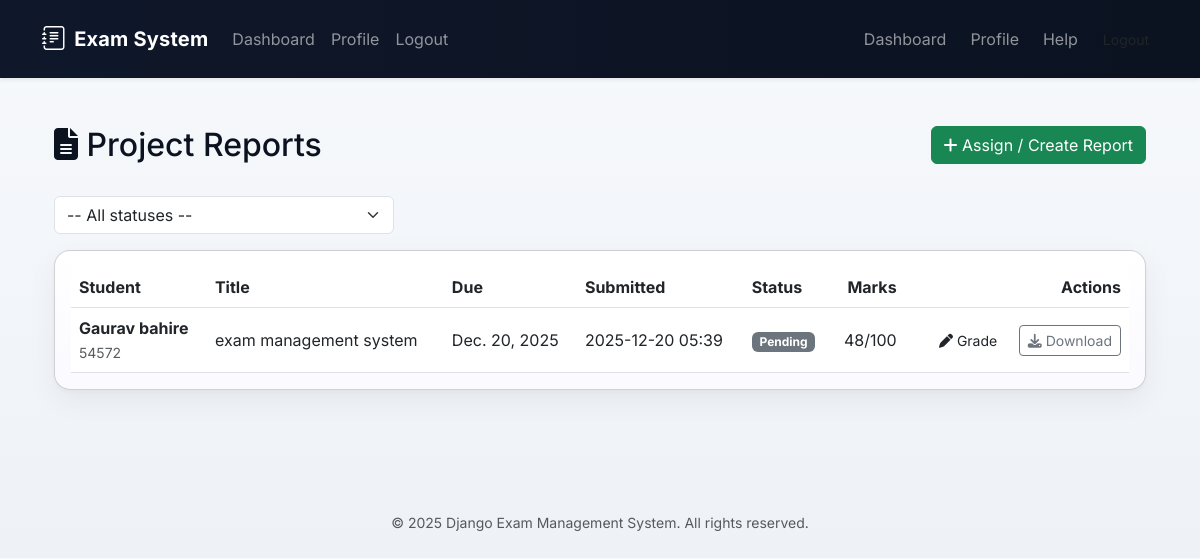
Screenshot of /reports/admin/projects/ (signed in) with the database file from the repository.
### apps/reports/models.py (models this page shows, shortened)
class ProjectReport(models.Model):
    STATUS_CHOICES = (
        ('pending', 'Pending Submission'),
        ('submitted', 'Submitted'),
        ('graded', 'Graded'),
        ('late', 'Late Submission'),
    )
    student = models.ForeignKey(
        StudentProfile,
        on_delete=models.CASCADE,
        related_name='project_reports'
    )
    title = models.CharField(max_length=300)
    description = models.TextField()
    file = models.FileField(
        upload_to='project_reports/',
        validators=[FileExtensionValidator(
            allowed_extensions=['pdf', 'doc', 'docx', 'zip', 'rar']
        )]
    )
    submission_date = models.DateTimeField(auto_now_add=True)
    due_date = models.DateField()
    marks_obtained = models.IntegerField(null=True, blank=True)
    total_marks = models.IntegerField(default=100)
    status = models.CharField(max_length=20, choices=STATUS_CHOICES, default='pending')
    feedback = models.TextField(blank=True)
    created_at = models.DateTimeField(auto_now_add=True)
    updated_at = models.DateTimeField(auto_now=True)
    class Meta:
        ordering = ['-submission_date']
        indexes = [
            models.Index(fields=['student', 'status']),
        ]

### apps/accounts/models.py (models this page shows, shortened)
class StudentProfile(models.Model):
    user = models.OneToOneField(
        User,
        on_delete=models.CASCADE,
        related_name='student_profile'
    )
    enrollment_number = models.CharField(
        max_length=50,
        unique=True,
        db_index=True
    )
    department = models.CharField(max_length=100)
    semester = models.IntegerField(choices=[(i, str(i)) for i in range(1, 9)])
    profile_picture = models.ImageField(
        upload_to='student_profiles/',
        blank=True,
        null=True
    )
    date_of_birth = models.DateField(blank=True, null=True)
    address = models.TextField(blank=True)
    is_active = models.BooleanField(default=True)
    created_at = models.DateTimeField(auto_now_add=True)
    updated_at = models.DateTimeField(auto_now=True)
    class Meta:
        ordering = ['enrollment_number']
        indexes = [
            models.Index(fields=['enrollment_number']),
            models.Index(fields=['department']),
        ]

class User(AbstractUser):
    ROLE_CHOICES = (
        ('admin', 'Admin'),
        ('student', 'Student'),
    )
    role = models.CharField(
        max_length=10,
        choices=ROLE_CHOICES,
        default='student'
    )
    phone_number = models.CharField(max_length=15, blank=True, null=True)
    created_at = models.DateTimeField(auto_now_add=True)
    updated_at = models.DateTimeField(auto_now=True)
    class Meta:
        ordering = ['-created_at']
        indexes = [
            models.Index(fields=['email']),
            models.Index(fields=['role']),
        ]
    @property
    def is_admin_user(self):
        return self.role == 'admin'

### apps/reports/views.py (the view)
# urls.py: path('admin/projects/', views.project_report_list, name='project_report_list'),
@login_required
def project_report_list(request):
    if not request.user.is_admin_user:
        messages.error(request, 'Access denied.')
        return redirect('dashboard')
    reports = ProjectReport.objects.all()
    status_filter = request.GET.get('status')
    if status_filter:
        reports = reports.filter(status=status_filter)
    context = {
        'reports': reports,
    }
    return render(request, 'reports/admin/project_report_list.html', context)

### templates/reports/admin/project_report_list.html (shortened to what this page needs)
{% extends 'base.html' %}
{% load static %}
{% block content %}
<div class="container">
    <div class="row mb-4">
        <div class="col-md-8">
            <h2><i class="fas fa-file-alt"></i> Project Reports</h2>
        </div>
        <div class="col-md-4 text-end">
            <a href="{% url 'reports:project_report_create' %}" class="btn btn-success">
                <i class="fas fa-plus"></i> Assign / Create Report
            </a>
        </div>
    </div>
    <div class="row mb-3">
        <div class="col-md-4">
            <form method="get" class="d-flex">
                <select class="form-select me-2" name="status" onchange="this.form.submit()">
                    <option value="">-- All statuses --</option>
                </select>
            </form>
        </div>
    </div>
    <div class="row">
        <div class="col-md-12">
            {% if reports.exists %}
                <div class="card card-3d p-3">
                    <div class="table-responsive">
                        <table class="table table-hover align-middle mb-0">
                            <thead>
                                <tr>
                                    <th>Student</th>
                                    <th>Title</th>
                                    <th>Due</th>
                                    <th>Submitted</th>
                                    <th>Status</th>
                                    <th class="text-end">Marks</th>
                                    <th class="text-end">Actions</th>
                                </tr>
                            </thead>
                            <tbody>
                                {% for report in reports %}
                                    <tr>
                                        <td>
                                            <strong>{{ report.student.user.get_full_name }}</strong><br>
                                            <small class="text-muted">{{ report.student.enrollment_number }}</small>
                                        </td>
                                        <td>{{ report.title }}</td>
                                        <td>{{ report.due_date }}</td>
                                        <td>{{ report.submission_date|date:"Y-m-d H:i" }}</td>
                                        <td>
                                            {% if report.status == 'pending' %}
                                                <span class="badge bg-secondary">Pending</span>
                                            {% elif report.status == 'submitted' %}
                                                <span class="badge bg-info">Submitted</span>
                                            {% elif report.status == 'graded' %}
                                                <span class="badge bg-success">Graded</span>
                                            {% elif report.status == 'late' %}
                                                <span class="badge bg-danger">Late</span>
                                            {% endif %}
                                        </td>
                                        <td class="text-end">
                                            {% if report.marks_obtained is not None %}
                                                {{ report.marks_obtained }}/{{ report.total_marks }}
                                            {% else %}
                                                <span class="text-muted">—</span>
                                            {% endif %}
                                        </td>
                                        <td class="text-end">
                                            <a href="{% url 'reports:project_report_grade' report.id %}" class="btn btn-3d btn-sm">
                                                <i class="fas fa-pen"></i> Grade
                                            </a>
                                            {% if report.file %}
                                                <a href="{{ report.file.url }}" class="btn btn-outline-secondary btn-sm ms-2" target="_blank">
                                                    <i class="fas fa-download"></i> Download
                                                </a>
                                            {% endif %}
                                        </td>
                                    </tr>
                                {% endfor %}
                            </tbody>
                        </table>
                    </div>
                </div>
            {% else %}
                <div class="alert alert-info">
                    <i class="fas fa-info-circle"></i> No project reports found.
                </div>
            {% endif %}
        </div>
    </div>
</div>
{% endblock %}

### static/css/theme.css (style rules this page uses)
:root { --bs-primary:#0d6efd; --accent:#6c7ae0; --accent-2:#34d399; --bg-1: #0f172a; --bg-2: #0b1220; --card-bg: #ffffff; --muted: #6c757d; --glass: rgba(255,255,255,0.06); }
body { background: linear-gradient(180deg, #f7f9fc 0%, #eef2f7 100%); font-family: Inter, system-ui, -apple-system, 'Segoe UI', Roboto, 'Helvetica Neue', Arial, sans-serif; color: #0b1220; }
.card { border-radius:16px; background:linear-gradient(180deg, rgba(255,255,255,0.98), rgba(250,250,255,0.98)); box-shadow: 0 10px 30px rgba(8,15,33,0.06), 0 2px 6px rgba(8,15,33,0.04); transition: transform 280ms cubic-bezier(.2,.9,.2,1), box-shadow 280ms; }
.card-3d { transform-style: preserve-3d; perspective: 900px; will-change: transform; }
:root { --primary-indigo: #6366f1; --primary-purple: #8b5cf6; --text-dark: #111827; --text-muted: #6b7280; --bg-gray: #f9fafb; --border-color: #e5e7eb; }
body { background-color: var(--bg-gray); font-family: 'Inter', system-ui, -apple-system, sans-serif; }

### rows the page displays
ProjectReport: student.user.get_full_name "Gaurav bahire", student.enrollment_number "54572", title "exam management system", due_date "Dec. 20, 2025", submission_date "2025-12-20 05:39", status "Pending", marks_obtained "48", total_marks "100"
